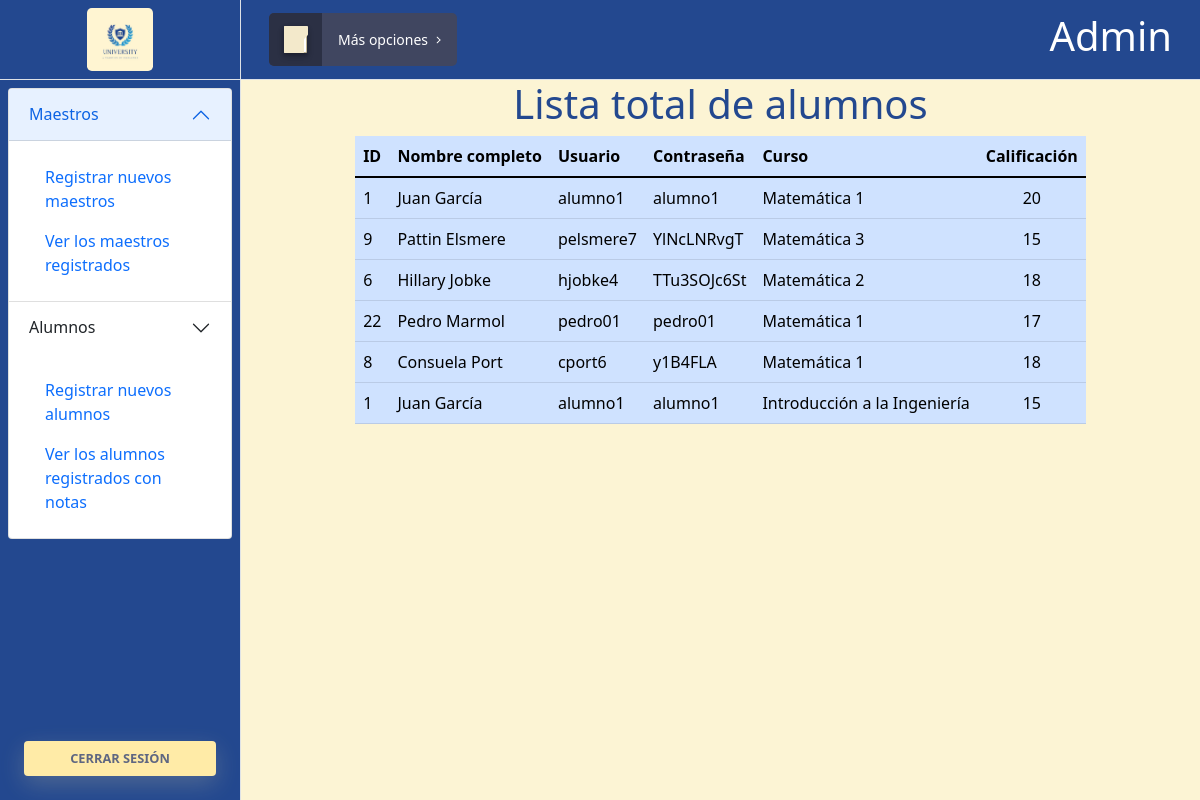
/admin_mostrar_alumnos.php (signed in), run on the app's committed database.
### tables this page shows
CREATE TABLE IF NOT EXISTS `alumno_materia` (
  `id_alumno_materia` int NOT NULL AUTO_INCREMENT,
  `name_id` int NOT NULL,
  `curso_id` int NOT NULL,
  `calificacion` int NOT NULL,
  `comentario` varchar(300) NOT NULL,
  PRIMARY KEY (`id_alumno_materia`),
  KEY `name` (`name_id`),
  KEY `curso` (`curso_id`)
);

CREATE TABLE IF NOT EXISTS `alumnos` (
  `id_alumno` int NOT NULL AUTO_INCREMENT,
  `photo_alumno` longblob NOT NULL,
  `name_alumno` varchar(250) NOT NULL,
  `phone_alumno` int NOT NULL,
  `email_alumno` varchar(50) NOT NULL,
  `username` varchar(250) NOT NULL,
  `password` varchar(250) NOT NULL,
  `id_cargo` int NOT NULL,
  PRIMARY KEY (`id_alumno`),
  KEY `id_cargo` (`id_cargo`)
);

CREATE TABLE IF NOT EXISTS `cursos` (
  `id_curso` int NOT NULL AUTO_INCREMENT,
  `curso_name_original` varchar(50) NOT NULL,
  `creditos` int NOT NULL,
  PRIMARY KEY (`id_curso`)
);

### admin_mostrar_alumnos.php (the view, shortened to what this page needs)
<!DOCTYPE html>
<html lang="en">
<head>
   <link href="css/admin/styles_admin_t.css" rel="stylesheet" />
   <link href="css/admin/button_admin_home.css" rel="stylesheet" />
   <link href="css/admin/admin_registrar.css" rel="stylesheet" />
</head>
<body>
   <div class="d-flex" id="wrapper">
      <div class="border-end position-relative" id="sidebar-wrapper" style="background-color: #23488f;">
         <a href="admin_home.php">
            <div class="sidebar-heading border-bottom d-flex justify-content-center py-2" style="height: 10vh;">
               <img src="./assets/logo.JPG" height="" class="rounded-3">
            </div>
         </a>
         <div class="list-group list-group-flus p-2">
            <div class="accordion" id="accordionPanelsStayOpenExample">
               <div class="accordion-item">
                  <h2 class="accordion-header" id="panelsStayOpen-headingOne">
                     <button class="accordion-button" type="button" data-bs-toggle="collapse" data-bs-target="#panelsStayOpen-collapseOne" aria-expanded="true" aria-controls="panelsStayOpen-collapseOne">
                        Maestros
                     </button>
                  </h2>
                  <div id="panelsStayOpen-collapseOne" class="accordion-collapse collapse show" aria-labelledby="panelsStayOpen-headingOne">
                     <div class="accordion-body">
                        <nav class="nav flex-column">
                           <a class="nav-link" href="admin_registrar_maestro.php">Registrar nuevos maestros</a>
                           <a class="nav-link" href="admin_mostrar_maestros.php">Ver los maestros registrados</a>
                        </nav>
                     </div>
                  </div>
               </div>
               <div class="accordion-item">
                  <h2 class="accordion-header" id="panelsStayOpen-headingTwo">
                     <button class="accordion-button collapsed" type="button" data-bs-toggle="collapse" data-bs-target="#panelsStayOpen-collapseTwo" aria-expanded="false" aria-controls="panelsStayOpen-collapseTwo">
                        Alumnos
                     </button>
                  </h2>
                  <div id="panelsStayOpen-collapseTwo" class="accordion-collapse collapse show" aria-labelledby="panelsStayOpen-headingTwo">
                     <div class="accordion-body">
                        <nav class="nav flex-column">
                           <a class="nav-link" href="admin_registrar_alumno.php">Registrar nuevos alumnos</a>
                           <a class="nav-link" href="admin_mostrar_alumnos.php">Ver los alumnos registrados con notas</a>
                        </nav>
                     </div>
                  </div>
               </div>
            </div>
         </div>
         <div class="list-group list-group-flus p-2 position-absolute bottom-0">
            <a href="cerrar_sesion.php" class="btn btn-danger">Cerrar sesión</a>
         </div>
      </div>
      <div id="page-content-wrapper">
         <nav class="navbar navbar-expand-lg navbar-light border-bottom px-lg-3" style="background-color: #23488f; height: 10vh">
            <div class="container-fluid justify-content-lg-between ">
               <button class="continue-application" id="sidebarToggle">
                  <div>
                     <div class="folder">
                        <div class="top">
                        </div>
                        <div class="paper"></div>
                     </div>
                  </div>
                  Más opciones
               </button>
               <h1 class="text-white">Admin</h1>
            </div>
         </nav>
         <div class="container-fluid d-flex justify-content-center align-items-center flex-column col-12" style="height: max-content">
            <h1 class="text-whit" style="color: #23488f;">Lista total de alumnos</h1>
            <div class="">
               <table class="table table-primary">
                  <thead>
                     <tr>
                        <th>ID</th>
                        <th>Nombre completo</th>
                        <th>Usuario</th>
                        <th>Contraseña</th>
                        <th>Curso</th>
                        <th class="text-center">Calificación</th>
                     </tr>
                  </thead>
                  <tbody>
                     <?php
                     include("conexion.php");
                     $code = "SELECT * FROM alumno_materia, cursos, alumnos WHERE `calificacion` != 0 AND alumno_materia.name_id = alumnos.id_alumno AND alumno_materia.curso_id = cursos.id_curso";
                     $result = $conexion->query($code);
                     while ($row = $result->fetch_assoc()) {
                     ?>
                        <tr>
                           <td><?php echo $row["id_alumno"]; ?></td>
                           <td><?php echo $row["name_alumno"]; ?></td>
                           <td><?php echo $row["username"]; ?></td>
                           <td><?php echo $row["password"]; ?></td>
                           <td><?php echo $row["curso_name_original"]; ?></td>
                           <td class="text-center"><?php echo $row["calificacion"]; ?></td>
                        </tr>
                     <?php
                     }
                     ?>
                  </tbody>
               </table>
            </div>
         </div>
      </div>
   </div>
</body>
</html>

### css/admin/button_admin_home.css (style rules this page uses)
.continue-application { --color: #fff; --background: #404660; --background-hover: #3a4059; --background-left: #2b3044; --folder: #f3e9cb; --folder-inner: #beb393; --paper: #ffffff; --paper-lines: #bbc1e1; --paper-behind: #e1e6f9; --pencil-cap: #fff; --pencil-top: #275efe; --pencil-middle: #fff; --pencil-bottom: #5c86ff; --shadow: rgba(13, 15, 25, 0.2); border: none; outline: none; cursor: pointer; position: relative; border-radius: 5px; font-size: 14px; font-weight: 500; line-height: 19px; -webkit-tap-highlight-color: transparent; padding: 17px 29px 17px 69px; transition: background 0.3s; color: var(--color); background: var(--bg, var(--background)); }
.continue-application > div { top: 0; left: 0; bottom: 0; width: 53px; position: absolute; overflow: hidden; border-radius: 5px 0 0 5px; background: var(--background-left); }
.continue-application > div .folder { width: 23px; height: 27px; position: absolute; left: 15px; top: 13px; }
.continue-application > div .folder .top { left: 0; top: 0; z-index: 2; position: absolute; transform: translateX(var(--fx, 0)); transition: transform 0.4s ease var(--fd, 0.3s); }
.continue-application > div .folder .top svg { width: 24px; height: 27px; display: block; fill: var(--folder); transform-origin: 0 50%; transition: transform 0.3s ease var(--fds, 0.45s); transform: perspective(120px) rotateY(var(--fr, 0deg)); }
.continue-application > div .folder:before, .continue-application > div .folder:after, .continue-application > div .folder .paper { content: ""; position: absolute; left: var(--l, 0); top: var(--t, 0); width: var(--w, 100%); height: var(--h, 100%); border-radius: 1px; background: var(--b, var(--folder-inner)); }
.continue-application > div .folder:before { box-shadow: 0 1.5px 3px var(--shadow), 0 2.5px 5px var(--shadow), 0 3.5px 7px var(--shadow); transform: translateX(var(--fx, 0)); transition: transform 0.4s ease var(--fd, 0.3s); }
.continue-application > div .folder:after, .continue-application > div .folder .paper { --l: 1px; --t: 1px; --w: 21px; --h: 25px; --b: var(--paper-behind); }
.continue-application > div .folder:after { transform: translate(var(--pbx, 0), var(--pby, 0)); transition: transform 0.4s ease var(--pbd, 0s); }
.continue-application > div .folder .paper { z-index: 1; --b: var(--paper); }
.continue-application > div .folder .paper:before, .continue-application > div .folder .paper:after { content: ""; width: var(--wp, 14px); height: 2px; border-radius: 1px; transform: scaleY(0.5); left: 3px; top: var(--tp, 3px); position: absolute; background: var(--paper-lines); box-shadow: 0 12px 0 0 var(--paper-lines), 0 24px 0 0 var(--paper-lines); }
.continue-application > div .folder .paper:after { --tp: 6px; --wp: 10px; }
.continue-application:before, .continue-application:after { content: ""; position: absolute; width: 10px; height: 2px; border-radius: 1px; background: var(--color); transform-origin: 9px 1px; transform: translateX(var(--cx, 0)) scale(0.5) rotate(var(--r, -45deg)); top: 26px; right: 16px; transition: transform 0.3s; }
.continue-application:after { --r: 45deg; }

### css/admin/admin_registrar.css (style rules this page uses)
.btn { margin: 1rem; border: none; border-radius: 4px; font-weight: bold; font-size: 0.8em; text-transform: uppercase; padding: 0.6em 1.2em; background-color: #ffeba7; color: #5e6681; box-shadow: 0 8px 24px 0 rgb(255 235 167 / 20%); transition: all 0.3s ease-in-out; }

### data on the page
alumno_materia: name.id_alumno "1", name.name_alumno "Juan García", name.username "alumno1", name.password "alumno1", curso.curso_name_original "Matemática 1", calificacion "20"
alumno_materia: name.id_alumno "9", name.name_alumno "Pattin Elsmere", name.username "pelsmere7", name.password "YlNcLNRvgT", curso.curso_name_original "Matemática 3", calificacion "15"
alumno_materia: name.id_alumno "6", name.name_alumno "Hillary Jobke", name.username "hjobke4", name.password "TTu3SOJc6St", curso.curso_name_original "Matemática 2", calificacion "18"
alumno_materia: name.id_alumno "22", name.name_alumno "Pedro Marmol", name.username "pedro01", name.password "pedro01", curso.curso_name_original "Matemática 1", calificacion "17"
alumno_materia: name.id_alumno "8", name.name_alumno "Consuela Port", name.username "cport6", name.password "y1B4FLA", curso.curso_name_original "Matemática 1", calificacion "18"
alumno_materia: name.id_alumno "1", name.name_alumno "Juan García", name.username "alumno1", name.password "alumno1", curso.curso_name_original "Introducción a la Ingeniería", calificacion "15"
